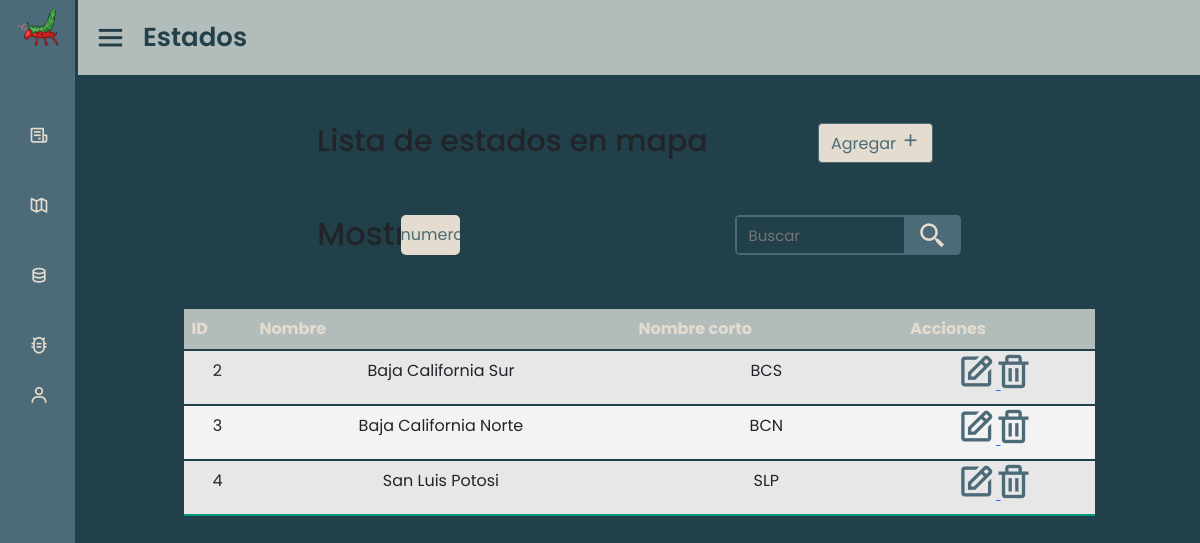
Page /pages/admin/estados.php (signed in) on the committed database.
### tables this page shows
CREATE TABLE `states` (
  `id_state` int(11) NOT NULL,
  `name` varchar(200) NOT NULL,
  `short_name` varchar(50) NOT NULL
);

### widgets/admin/estados.php (the view, shortened to what this page needs)
<div class="container-fluid">
                <div class="row m-5">
                    <div class="col-xs-1 col-2"></div>
                    <div class=" col-xs-8 col-6">
                        <h2 id="only-title-page">Lista de estados en mapa</h2>
                    </div>
                    <div class="col-xs-3 col-2">
                    <a href="new-edit-estado.php" class="btn btn-primary" id="btn-add-post">
                            <span>Agregar</span>
                            <i class='bx bx-plus'></i>
                    </a>
                    </div>
                    <div class="col-xs-1 col-2"></div>
                </div>
                <div class ="row m-5">
                    <div class="col-2"></div>
                    <div class="col-1">
                        <h2>Mostrar</h2>
                    </div>
                    <div class="col-1">
                        <select name="format" id="format">
                            <option selected disabled>numero</option>
                        </select>
                    </div>
                    <div class="col-3"></div>
                    <div class="col-3">
                        <div id="searchbox">
                            <input type="text" placeholder="Buscar">
                            <button class="btn-search"><i class='bx bx-search-alt-2' ></i></button>
                        </div>
                    </div>
                    <div class="col-2"></div>
                </div>
            </div>
            <div class="container-fluid justify-content-center">
                <div class="row">
                    <div class="col-1"></div>
                    <div class="col-10">
                        <table class="table table-striped">
                            <thead>
                                <tr>
                                    <th><span class="title-table">ID</span></td>
                                    <th><span class="title-table">Nombre</span></td>
                                    <th><span class="title-table">Nombre corto</span></td>
                                    <th><span class="title-table">Acciones</span></td>
                                </tr>
                            </thead>
                            <tbody>
                                <?php
                                    $c = connectDB();
                                    $qry = "select * from states";
                                    $rs = mysqli_query($c,$qry);
                                    if(mysqli_num_rows($rs)>0){
                                        while($datos = mysqli_fetch_array($rs)){
                                            echo "<tr>";
                                            echo "<td><span class='title-table'>".$datos["id_state"]."</span></td>";
                                            echo "<td><span class='title-table'>".$datos["name"]."</span></td>";
                                            echo "<td><span class='title-table'>".$datos["short_name"]."</span></td>";
                                            echo "<td><span class='title-table'>
                                                <a href= 'new-edit-estado.php?idState=".$datos["id_state"]."' class='btn-action'><i class='bx bx-edit' ></i></button>
                                                <a href='../../DB/deleteState.php?idState=".$datos["id_state"]."' class='btn-action'><i class='bx bx-trash' ></i></button>
                                                </span></td>";
                                            echo "</tr>";
                                        }
                                    }else{
                                        echo "  <tr>
                                                <td><span class='title-table'>No hay datos en la base de datos</span></td>
                                                </tr>";
                                    }
                                ?>
                            </tbody>
                        </table>
                    </div>
                    <div class="col-1"></div>
                </div>
            </div>
        </section>

### widgets/web/header-pt1.php (shortened to what this page needs)
<!DOCTYPE html>
<html lang="en">
<head>

### pages/admin/estados.php (shortened to what this page needs)
<?php
        include("../../widgets/web/header-pt1.php");
    ?>
    <link rel="stylesheet" href="../../css/admin/navbar-title.css">
    <link rel="stylesheet" href="../../css/admin/post-admin.css">
    <link rel="stylesheet" href="../../css/admin/table-content-admin.css">
    <?php
        include("../../widgets/web/header-pt2.php");
        include("../../widgets/admin/navbar-pt1.php");
    ?>
    <span class="title-page">Estados</span>
    </div>
    <?php
        include("../../widgets/admin/estados.php");
    ?>
    <?php
        include("../../widgets/web/end-file.php");
    ?>

### widgets/web/header-pt2.php (shortened to what this page needs)
    <link rel="stylesheet" type="text/css" href="../../css/general/bootstrap.min.css">
    <link rel="stylesheet" href="https://cdnjs.cloudflare.com/ajax/libs/font-awesome/4.7.0/css/font-awesome.min.css">
    <link href='https://unpkg.com/boxicons@2.0.7/css/boxicons.min.css' rel='stylesheet'>
</head>
<body>

### widgets/admin/navbar-pt1.php (shortened to what this page needs)
<div class="sidebar close">
    <div class="logo-details">
      <img src="../../assets/imgs/logo-mexAnt.png" alt="logo" class="logo-mexAnt">
    </div>
    <ul class="nav-links">
      <li>
        <a href="publicaciones.php">
          <i class='bx bx-receipt' ></i>
        </a>
      </li>
      <li>
        <a href="estados.php">
          <i class='bx bx-map-alt' ></i>
        </a>
      </li>
      <li>
        <a href="hormigas-por-estado.php">
          <i class='bx bx-data'></i>
        </a>
      </li>
      <li>
        <a href="hormigas.php">
          <i class='bx bx-bug-alt'></i>
        </a>
      </li>
      <li>
        <a href="usuarios.php">
          <i class='bx bx-user' ></i>
        </a>
      </li>
      <li>
        <div class="profile-details">
        </div>
      </li>
    </ul>
  </div>
  <section class="content-page">
    <div class="header-page">
      <i class='bx bx-menu' ></i>

### widgets/web/end-file.php (shortened to what this page needs)
</body>
</html>

### css/admin/navbar-title.css (style rules this page uses)
* { margin: 0; padding: 0; box-sizing: border-box; font-family: 'Poppins', sans-serif; }
.sidebar { position: fixed; top: 0; left: 0; height: 100%; width: 260px; background:var(--blue-medium); z-index: 100; border-right: 3px solid var(--blue-strong); transition: all 0.5s ease; }
.sidebar.close { width: 78px; }
.sidebar .logo-details { padding-left: 15px; height: 60px; width: 100%; display: flex; align-items: center; }
.sidebar .nav-links { height: 100%; padding: 30px 0 150px 0; overflow: auto; }
.sidebar.close .nav-links { overflow: visible; }
.sidebar .nav-links li { position: relative; list-style: none; transition: all 0.4s ease; }
.sidebar .nav-links li i { height: 50px; min-width: 78px; text-align: center; line-height: 50px; color: var(--sand); font-size: 20px; cursor: pointer; transition: all 0.3s ease; }
.sidebar .nav-links li a { display: flex; align-items: center; text-decoration: none; }
.sidebar .profile-details { position: relative; bottom: 0; width: 98%; display: flex; align-items: center; justify-content: space-between; background: var(--blue-cream); padding: 12px 0; transition: all 0.5s ease; }
.sidebar.close .profile-details { background: none; }
.sidebar.close .profile-details { width: 78px; }
.content-page { position: relative; background:var(--blue-strong); height: 100vh; left: 260px; width: calc(100% - 260px); transition: all 0.5s ease; }
.sidebar.close ~ .content-page { left: 78px; width: calc(100% - 78px); }
.content-page .header-page { position: relative; background-color: var(--blue-cream); width: 100%; height: 75px; display: flex; align-items: center; }
.content-page .header-page .bx-menu, .content-page .header-page .title-page { color: var(--blue-strong); font-size: 35px; }
.content-page .header-page .bx-menu { margin: 0 15px; cursor: pointer; }
.content-page .header-page .title-page { font-size: 26px; font-weight: 600; }
.logo-mexAnt { width: 50px; height: 50px; top: 0; left: 0; border-radius: 50%; }

### css/admin/post-admin.css (style rules this page uses)
.table { position: relative; width: 75%; }
select { position: relative; margin-left:15px ; -webkit-appearance: none; -moz-appearance: none; -ms-appearance: none; appearance: none; outline: 0; box-shadow: none; border: 0!important; background: var(--sand); color: var(--blue-medium); background-image: none; border-radius: 5px; width: 100%; height: 40px; font-size: 15px; align-items: center; text-align: center; }
#searchbox { display: flex; width: 100%; height: 40px; border-radius: 5px; overflow: hidden; transition: all 0.5s ease; }
#searchbox input,button { width: 75%; height: 40px; border: 2px solid var(--blue-medium); border-right: 0px; padding:12px; background: transparent; color: var(--sand); font-size: 15px; }
#searchbox button { height: 40px; margin:0; width: 25%; background-color: var(--blue-medium); color: var(--sand); float: right; border-left: 0px; font-size: 30px; padding: 0; }
.btn-action { width: 50px; height: 50px; border-radius: 50%; background-color: transparent; border: 0!important; align-items: center; transition: all 0.5 ease; }
.btn-action i { margin-left: -7px; margin-top: -7px; font-size: 40px; color: var(--blue-medium); }
#btn-add-post i { font-size: 20px; font-style: bold; }
#btn-add-post { background-color: var(--sand); color: var(--blue-medium); border: 1px solid var(--blue-medium); }
#only-title-page { font-size: 30px; }

### css/admin/table-content-admin.css (style rules this page uses)
.table { width: 100%; text-align: center; }
.table thead tr { background-color: var(--blue-cream); color: var(--sand); text-align: left; font-weight: bold; border-bottom: 2px solid var(--blue-strong); }
.table th, .table td { align-items: center; padding: 12px 15px; }
.table td { max-width: 225px; }
.table tbody tr { background-color: #f3f3f3 ; border-bottom: 2px solid var(--blue-strong); }
.table tbody tr:last-of-type { border-bottom: 2px solid #009879; }

### css/general/root.css (style rules this page uses)
:root { --blue-cream: #B2BCBB; --pink-cream: #E0B4A4; --blue-strong: #22404A; --blue-medium: #4C6A78; --blue-cream: #B2BCBB; --green-cream: #BED0A6; --sand: #E4DCCF; --blue-strong-hsl: hsl(195, 37%, 21%); }
.btn { background-color: var(--blue-cream); color: var(--blue-strong); border: none; }

### rows in the picture
states: id_state "2", name "Baja California Sur", short_name "BCS"
states: id_state "3", name "Baja California Norte", short_name "BCN"
states: id_state "4", name "San Luis Potosi", short_name "SLP"
